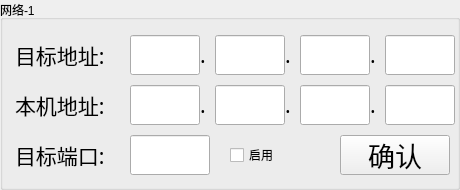
  <widget class="QGroupBox" name="gBoxAble_1">
   <property name="enabled">
    <bool>true</bool>
   </property>
   <property name="geometry">
    <rect>
     <x>35</x>
     <y>50</y>
     <width>460</width>
     <height>190</height>
    </rect>
   </property>
   <property name="focusPolicy">
    <enum>Qt::NoFocus</enum>
   </property>
   <property name="title">
    <string>网络-1</string>
   </property>
   <property name="checkable">
    <bool>false</bool>
   </property>
   <property name="checked">
    <bool>false</bool>
   </property>
   <widget class="QLabel" name="lbSpot_6">
    <property name="geometry">
     <rect>
      <x>370</x>
      <y>85</y>
      <width>10</width>
      <height>40</height>
     </rect>
    </property>
    <property name="font">
     <font>
      <family>文泉驿等宽微米黑</family>
      <pointsize>16</pointsize>
      <weight>50</weight>
      <italic>false</italic>
      <bold>false</bold>
     </font>
    </property>
    <property name="text">
     <string>.</string>
    </property>
   </widget>
   <widget class="QLabel" name="lbDesAddr_2">
    <property name="geometry">
     <rect>
      <x>15</x>
      <y>85</y>
      <width>110</width>
      <height>40</height>
     </rect>
    </property>
    <property name="font">
     <font>
      <family>文泉驿等宽微米黑</family>
      <pointsize>16</pointsize>
      <weight>50</weight>
      <italic>false</italic>
      <bold>false</bold>
     </font>
    </property>
    <property name="text">
     <string>本机地址:</string>
    </property>
   </widget>
   <widget class="QLabel" name="lbSpot_4">
    <property name="geometry">
     <rect>
      <x>200</x>
      <y>85</y>
      <width>10</width>
      <height>40</height>
     </rect>
    </property>
    <property name="font">
     <font>
      <family>文泉驿等宽微米黑</family>
      <pointsize>16</pointsize>
      <weight>50</weight>
      <italic>false</italic>
      <bold>false</bold>
     </font>
    </property>
    <property name="text">
     <string>.</string>
    </property>
   </widget>
   <widget class="QLineEdit" name="lineEditHostIP_2">
    <property name="geometry">
     <rect>
      <x>215</x>
      <y>85</y>
      <width>70</width>
      <height>40</height>
     </rect>
    </property>
    <property name="font">
     <font>
      <family>文泉驿等宽微米黑</family>
      <pointsize>16</pointsize>
      <weight>50</weight>
      <italic>false</italic>
      <bold>false</bold>
     </font>
    </property>
    <property name="focusPolicy">
     <enum>Qt::ClickFocus</enum>
    </property>
    <property name="contextMenuPolicy">
     <enum>Qt::NoContextMenu</enum>
    </property>
    <property name="text">
     <string/>
    </property>
    <property name="maxLength">
     <number>3</number>
    </property>
    <property name="echoMode">
     <enum>QLineEdit::Normal</enum>
    </property>
    <property name="alignment">
     <set>Qt::AlignRight|Qt::AlignTrailing|Qt::AlignVCenter</set>
    </property>
   </widget>
   <widget class="QLineEdit" name="lineEditHostIP_4">
    <property name="geometry">
     <rect>
      <x>385</x>
      <y>85</y>
      <width>70</width>
      <height>40</height>
     </rect>
    </property>
    <property name="font">
     <font>
      <family>文泉驿等宽微米黑</family>
      <pointsize>16</pointsize>
      <weight>50</weight>
      <italic>false</italic>
      <bold>false</bold>
     </font>
    </property>
    <property name="focusPolicy">
     <enum>Qt::ClickFocus</enum>
    </property>
    <property name="contextMenuPolicy">
     <enum>Qt::NoContextMenu</enum>
    </property>
    <property name="text">
     <string/>
    </property>
    <property name="maxLength">
     <number>3</number>
    </property>
    <property name="echoMode">
     <enum>QLineEdit::Normal</enum>
    </property>
    <property name="alignment">
     <set>Qt::AlignRight|Qt::AlignTrailing|Qt::AlignVCenter</set>
    </property>
   </widget>
   <widget class="QLineEdit" name="lineEditHostIP_1">
    <property name="geometry">
     <rect>
      <x>130</x>
      <y>85</y>
      <width>70</width>
      <height>40</height>
     </rect>
    </property>
    <property name="font">
     <font>
      <family>文泉驿等宽微米黑</family>
      <pointsize>16</pointsize>
      <weight>50</weight>
      <italic>false</italic>
      <bold>false</bold>
     </font>
    </property>
    <property name="focusPolicy">
     <enum>Qt::ClickFocus</enum>
    </property>
    <property name="contextMenuPolicy">
     <enum>Qt::NoContextMenu</enum>
    </property>
    <property name="text">
     <string/>
    </property>
    <property name="maxLength">
     <number>3</number>
    </property>
    <property name="echoMode">
     <enum>QLineEdit::Normal</enum>
    </property>
    <property name="alignment">
     <set>Qt::AlignRight|Qt::AlignTrailing|Qt::AlignVCenter</set>
    </property>
   </widget>
   <widget class="QLabel" name="lbSpot_5">
    <property name="geometry">
     <rect>
      <x>285</x>
      <y>85</y>
      <width>10</width>
      <height>40</height>
     </rect>
    </property>
    <property name="font">
     <font>
      <family>文泉驿等宽微米黑</family>
      <pointsize>16</pointsize>
      <weight>50</weight>
      <italic>false</italic>
      <bold>false</bold>
     </font>
    </property>
    <property name="text">
     <string>.</string>
    </property>
   </widget>
   <widget class="QLineEdit" name="lineEditHostIP_3">
    <property name="geometry">
     <rect>
      <x>300</x>
      <y>85</y>
      <width>70</width>
      <height>40</height>
     </rect>
    </property>
    <property name="font">
     <font>
      <family>文泉驿等宽微米黑</family>
      <pointsize>16</pointsize>
      <weight>50</weight>
      <italic>false</italic>
      <bold>false</bold>
     </font>
    </property>
    <property name="focusPolicy">
     <enum>Qt::ClickFocus</enum>
    </property>
    <property name="contextMenuPolicy">
     <enum>Qt::NoContextMenu</enum>
    </property>
    <property name="text">
     <string/>
    </property>
    <property name="maxLength">
     <number>3</number>
    </property>
    <property name="echoMode">
     <enum>QLineEdit::Normal</enum>
    </property>
    <property name="alignment">
     <set>Qt::AlignRight|Qt::AlignTrailing|Qt::AlignVCenter</set>
    </property>
   </widget>
   <widget class="QLineEdit" name="lineEditDesIP_3">
    <property name="geometry">
     <rect>
      <x>300</x>
      <y>35</y>
      <width>70</width>
      <height>40</height>
     </rect>
    </property>
    <property name="font">
     <font>
      <family>文泉驿等宽微米黑</family>
      <pointsize>16</pointsize>
      <weight>50</weight>
      <italic>false</italic>
      <bold>false</bold>
     </font>
    </property>
    <property name="focusPolicy">
     <enum>Qt::ClickFocus</enum>
    </property>
    <property name="contextMenuPolicy">
     <enum>Qt::NoContextMenu</enum>
    </property>
    <property name="text">
     <string/>
    </property>
    <property name="maxLength">
     <number>3</number>
    </property>
    <property name="echoMode">
     <enum>QLineEdit::Normal</enum>
    </property>
    <property name="alignment">
     <set>Qt::AlignRight|Qt::AlignTrailing|Qt::AlignVCenter</set>
    </property>
   </widget>
   <widget class="QLineEdit" name="lineEditDesIP_2">
    <property name="geometry">
     <rect>
      <x>215</x>
      <y>35</y>
      <width>70</width>
      <height>40</height>
     </rect>
    </property>
    <property name="font">
     <font>
      <family>文泉驿等宽微米黑</family>
      <pointsize>16</pointsize>
      <weight>50</weight>
      <italic>false</italic>
      <bold>false</bold>
     </font>
    </property>
    <property name="focusPolicy">
     <enum>Qt::ClickFocus</enum>
    </property>
    <property name="contextMenuPolicy">
     <enum>Qt::NoContextMenu</enum>
    </property>
    <property name="text">
     <string/>
    </property>
    <property name="maxLength">
     <number>3</number>
    </property>
    <property name="echoMode">
     <enum>QLineEdit::Normal</enum>
    </property>
    <property name="alignment">
     <set>Qt::AlignRight|Qt::AlignTrailing|Qt::AlignVCenter</set>
    </property>
   </widget>
   <widget class="QLabel" name="lbDesAddr">
    <property name="geometry">
     <rect>
      <x>15</x>
      <y>35</y>
      <width>110</width>
      <height>40</height>
     </rect>
    </property>
    <property name="font">
     <font>
      <family>文泉驿等宽微米黑</family>
      <pointsize>16</pointsize>
      <weight>50</weight>
      <italic>false</italic>
      <bold>false</bold>
     </font>
    </property>
    <property name="text">
     <string>目标地址:</string>
    </property>
   </widget>
   <widget class="QLabel" name="lbPort_1">
    <property name="geometry">
     <rect>
      <x>15</x>
      <y>135</y>
      <width>110</width>
      <height>40</height>
     </rect>
    </property>
    <property name="font">
     <font>
      <family>文泉驿等宽微米黑</family>
      <pointsize>16</pointsize>
      <weight>50</weight>
      <italic>false</italic>
      <bold>false</bold>
     </font>
    </property>
    <property name="text">
     <string>目标端口:</string>
    </property>
   </widget>
   <widget class="QLineEdit" name="lineEditPort_1">
    <property name="geometry">
     <rect>
      <x>130</x>
      <y>135</y>
      <width>80</width>
      <height>40</height>
     </rect>
    </property>
    <property name="font">
     <font>
      <family>文泉驿等宽微米黑</family>
      <pointsize>16</pointsize>
      <weight>50</weight>
      <italic>false</italic>
      <bold>false</bold>
     </font>
    </property>
    <property name="focusPolicy">
     <enum>Qt::ClickFocus</enum>
    </property>
    <property name="contextMenuPolicy">
     <enum>Qt::NoContextMenu</enum>
    </property>
    <property name="styleSheet">
     <string notr="true"/>
    </property>
    <property name="text">
     <string/>
    </property>
    <property name="maxLength">
     <number>6</number>
    </property>
    <property name="echoMode">
     <enum>QLineEdit::Normal</enum>
    </property>
    <property name="alignment">
     <set>Qt::AlignRight|Qt::AlignTrailing|Qt::AlignVCenter</set>
    </property>
   </widget>
   <widget class="QLineEdit" name="lineEditDesIP_1">
    <property name="geometry">
     <rect>
      <x>130</x>
      <y>35</y>
      <width>70</width>
      <height>40</height>
     </rect>
    </property>
    <property name="font">
     <font>
      <family>文泉驿等宽微米黑</family>
      <pointsize>16</pointsize>
      <weight>50</weight>
      <italic>false</italic>
      <bold>false</bold>
     </font>
    </property>
    <property name="focusPolicy">
     <enum>Qt::ClickFocus</enum>
    </property>
    <property name="contextMenuPolicy">
     <enum>Qt::NoContextMenu</enum>
    </property>
    <property name="text">
     <string/>
    </property>
    <property name="maxLength">
     <number>3</number>
    </property>
    <property name="echoMode">
     <enum>QLineEdit::Normal</enum>
    </property>
    <property name="alignment">
     <set>Qt::AlignRight|Qt::AlignTrailing|Qt::AlignVCenter</set>
    </property>
   </widget>
   <widget class="QLabel" name="lbSpot_3">
    <property name="geometry">
     <rect>
      <x>370</x>
      <y>35</y>
      <width>10</width>
      <height>40</height>
     </rect>
    </property>
    <property name="font">
     <font>
      <family>文泉驿等宽微米黑</family>
      <pointsize>16</pointsize>
      <weight>50</weight>
      <italic>false</italic>
      <bold>false</bold>
     </font>
    </property>
    <property name="text">
     <string>.</string>
    </property>
   </widget>
   <widget class="QLabel" name="lbSpot_2">
    <property name="geometry">
     <rect>
      <x>285</x>
      <y>35</y>
      <width>10</width>
      <height>40</height>
     </rect>
    </property>
    <property name="font">
     <font>
      <family>文泉驿等宽微米黑</family>
      <pointsize>16</pointsize>
      <weight>50</weight>
      <italic>false</italic>
      <bold>false</bold>
     </font>
    </property>
    <property name="text">
     <string>.</string>
    </property>
   </widget>
   <widget class="QLineEdit" name="lineEditDesIP_4">
    <property name="geometry">
     <rect>
      <x>385</x>
      <y>35</y>
      <width>70</width>
      <height>40</height>
     </rect>
    </property>
    <property name="font">
     <font>
      <family>文泉驿等宽微米黑</family>
      <pointsize>16</pointsize>
      <weight>50</weight>
      <italic>false</italic>
      <bold>false</bold>
     </font>
    </property>
    <property name="focusPolicy">
     <enum>Qt::ClickFocus</enum>
    </property>
    <property name="contextMenuPolicy">
     <enum>Qt::NoContextMenu</enum>
    </property>
    <property name="text">
     <string/>
    </property>
    <property name="maxLength">
     <number>3</number>
    </property>
    <property name="echoMode">
     <enum>QLineEdit::Normal</enum>
    </property>
    <property name="alignment">
     <set>Qt::AlignRight|Qt::AlignTrailing|Qt::AlignVCenter</set>
    </property>
   </widget>
   <widget class="QLabel" name="lbSpot_1">
    <property name="geometry">
     <rect>
      <x>200</x>
      <y>35</y>
      <width>10</width>
      <height>40</height>
     </rect>
    </property>
    <property name="font">
     <font>
      <family>文泉驿等宽微米黑</family>
      <pointsize>16</pointsize>
      <weight>50</weight>
      <italic>false</italic>
      <bold>false</bold>
     </font>
    </property>
    <property name="text">
     <string>.</string>
    </property>
   </widget>
   <widget class="QToolButton" name="tBtnNetWorkOk_1">
    <property name="geometry">
     <rect>
      <x>340</x>
      <y>135</y>
      <width>110</width>
      <height>40</height>
     </rect>
    </property>
    <property name="font">
     <font>
      <family>文泉驿等宽微米黑</family>
      <pointsize>20</pointsize>
      <weight>50</weight>
      <italic>false</italic>
      <bold>false</bold>
     </font>
    </property>
    <property name="focusPolicy">
     <enum>Qt::NoFocus</enum>
    </property>
    <property name="text">
     <string>确认</string>
    </property>
    <property name="icon">
     <iconset resource="../image.qrc">
      <normaloff>:/Image/ok.png</normaloff>:/Image/ok.png</iconset>
    </property>
    <property name="iconSize">
     <size>
      <width>30</width>
      <height>30</height>
     </size>
    </property>
    <property name="toolButtonStyle">
     <enum>Qt::ToolButtonTextBesideIcon</enum>
    </property>
   </widget>
   <widget class="QCheckBox" name="checkBox_1">
    <property name="geometry">
     <rect>
      <x>230</x>
      <y>135</y>
      <width>95</width>
      <height>40</height>
     </rect>
    </property>
    <property name="text">
     <string>启用</string>
    </property>
   </widget>
  </widget>
